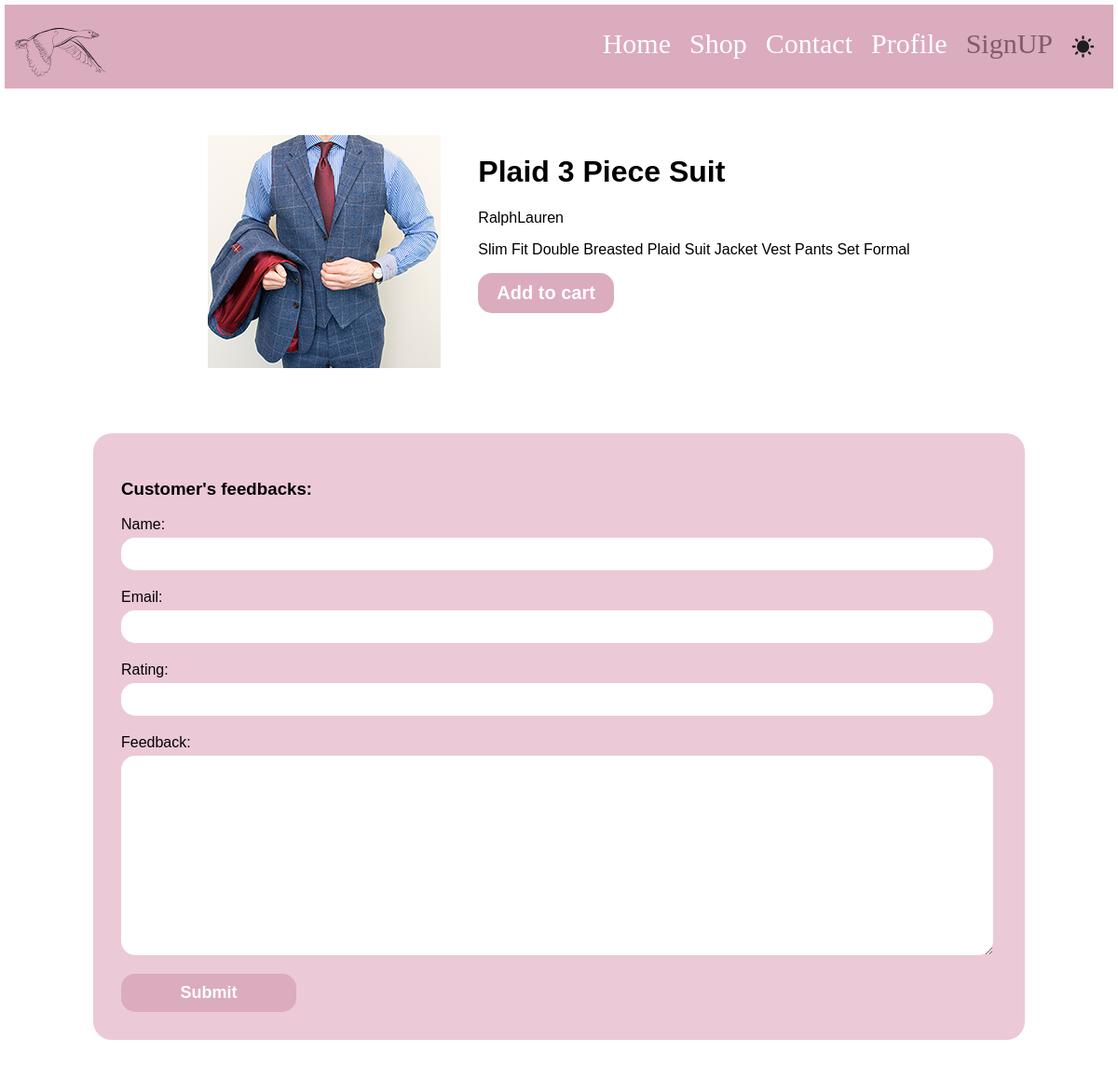
Screenshot of /products/RalphLauren/2 with the database file from the repository.
### products/models.py (models this page shows, shortened)
class Product(models.Model):
    title = models.CharField(max_length = 70)
    image = models.ImageField(blank=True, upload_to="product-img")
    category = models.ManyToManyField(Category)
    brand = models.ForeignKey(Brand,on_delete = models.CASCADE, null = True, related_name = "product")
    price = models.PositiveIntegerField()
    description = models.TextField()
    slug = models.SlugField(blank = True)
    is_bestseller = models.BooleanField(default = False)
    suggestions = models.ManyToManyField('self')

class Brand(models.Model):
    title = models.CharField(max_length = 70)
    logo = models.ImageField()
    address = models.OneToOneField(Address, on_delete = models.CASCADE,null = True)

### products/views.py (the view, shortened to what this page needs)
# urls.py: path('products/<product_brand>/<product_slug>',views.ProductPageView.as_view(), name = "product_page")
class ProductPageView(View):
    def get(self,request,product_brand,product_slug):
        product = Product.objects.get(slug = product_slug)
        form = FeedbackForm()
        reviews = Feedback.objects.filter(product = product)
        return render(request, "products/product.html", {
            "product": product,
            "form":form,
            "reviews": reviews,
        })

### products/forms.py
class FeedbackForm(forms.ModelForm):
    class Meta:
        model = Feedback
        fields = ['name','email','rating','text']
        labels = {'text':'Feedback'}

### products/templates/products/product.html (shortened to what this page needs)
{% extends "base.html"%}
{% load static %}
{% block css%}{% static "products/product.css" %}{% endblock %}
{% block body%}
    {% include "includes/nav.html"%}
    <div id = "product-main-con">
        <main>
            <img src="{{product.image.url}}">
            <div>
                <h1>{{product.title}}</h1>
                <p>{{product.brand.title}}</p>
                <p>{{product.description}}</p>
                <button>Add to cart</button>
            </div>
        </main>
        <section id = "feedback">
            <h3>Customer's feedbacks:</h3>
            <form method = "POST">
                {% for field in form %}
                    {{field.label_tag}}
                    {{field}}
                {% endfor %}
                <button type = "submit">Submit</button>
            </form>
        </section>
    </div>
{% endblock %}

### products/static/products/product.css (style rules this page uses)
body { font-family: Arial, Helvetica, sans-serif; margin :5px }
#product-main-con { width: 1000px; margin: 50px auto; }
#product-main-con main { display: flex; width: 100%; justify-content: center; column-gap: 40px; }
#product-main-con main button { background-color: #DBABBE; font-size: 20px; color:white; font-weight: bold; border: none; padding: 10px 20px; border-radius: 15px; cursor: pointer; }
#feedback { padding: 30px; background-color: #ecc9d7; border-radius: 20px; margin-top: 70px; }
#feedback input, #feedback textarea { width: 97%; display: block; font-size: 18px; padding: 7px 12px; margin-bottom: 20px; border: none; border-radius: 15px; }
#feedback label { display: block; margin-bottom: 5px; }
#feedback button { border: none; border-radius: 15px; background-color: #DBABBE; color: white; font-size: 18px; font-weight: bold; padding: 10px 30px; width: 20%; cursor: pointer; transition-duration: 0.3s; }

### rows the page displays
Product: image (picture), title "Plaid 3 Piece Suit", brand "RalphLauren", description "Slim Fit Double Breasted Plaid Suit Jacket Vest Pants Set Formal"

### other values shown
{{ field.label_tag }} "Name:" "Email:" "Rating:" "Feedback:"
